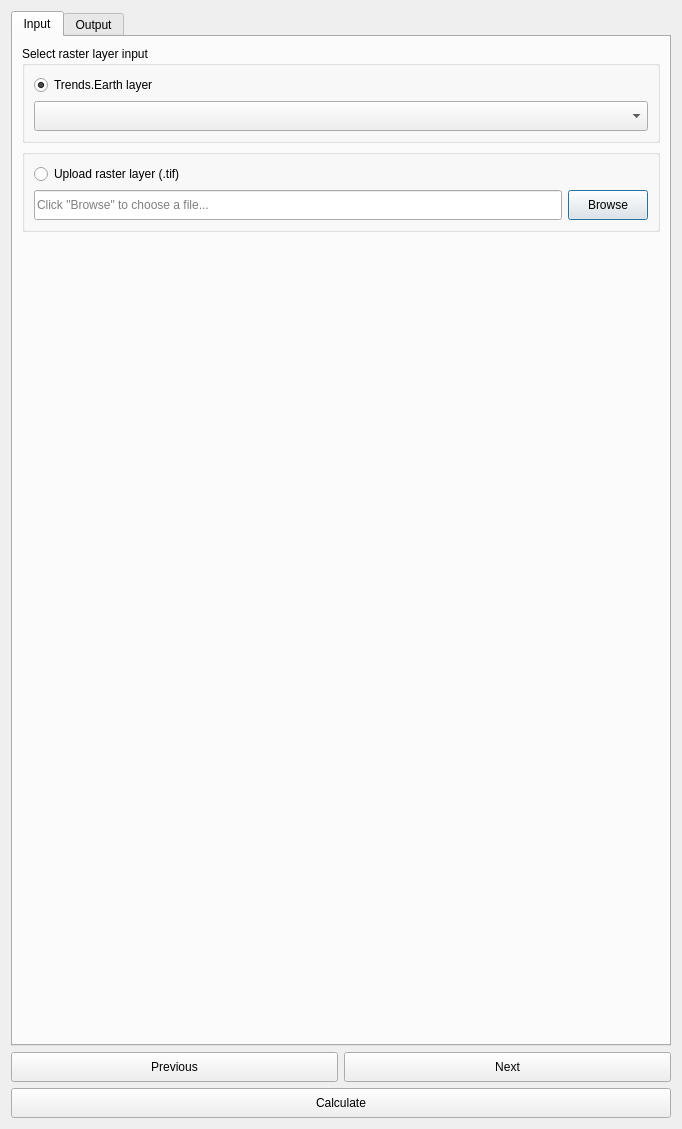
<?xml version="1.0" encoding="UTF-8"?>
<ui version="4.0">
 <class>DlgCalculateLDNSummaryTablePolygons</class>
 <widget class="QDialog" name="DlgCalculateLDNSummaryTablePolygons">
  <property name="geometry">
   <rect>
    <x>0</x>
    <y>0</y>
    <width>682</width>
    <height>1129</height>
   </rect>
  </property>
  <property name="sizePolicy">
   <sizepolicy hsizetype="Fixed" vsizetype="Fixed">
    <horstretch>0</horstretch>
    <verstretch>0</verstretch>
   </sizepolicy>
  </property>
  <property name="windowTitle">
   <string>Calculate SDG 15.3.1 Indicator</string>
  </property>
  <layout class="QVBoxLayout" name="verticalLayout">
   <item>
    <widget class="QTabWidget" name="TabBox">
     <property name="sizePolicy">
      <sizepolicy hsizetype="Minimum" vsizetype="Expanding">
       <horstretch>0</horstretch>
       <verstretch>0</verstretch>
      </sizepolicy>
     </property>
     <property name="tabShape">
      <enum>QTabWidget::Rounded</enum>
     </property>
     <property name="currentIndex">
      <number>0</number>
     </property>
     <widget class="QWidget" name="InputTab">
      <attribute name="title">
       <string>Input</string>
      </attribute>
      <layout class="QVBoxLayout" name="verticalLayout_2">
       <item>
        <widget class="QGroupBox" name="groupBox">
         <property name="sizePolicy">
          <sizepolicy hsizetype="Preferred" vsizetype="Minimum">
           <horstretch>0</horstretch>
           <verstretch>0</verstretch>
          </sizepolicy>
         </property>
         <property name="maximumSize">
          <size>
           <width>16777215</width>
           <height>16777215</height>
          </size>
         </property>
         <property name="font">
          <font>
           <weight>50</weight>
           <bold>false</bold>
          </font>
         </property>
         <property name="title">
          <string>Select raster layer input</string>
         </property>
         <layout class="QGridLayout" name="gridLayout">
          <item row="2" column="0">
           <widget class="QRadioButton" name="mode_te_prod">
            <property name="text">
             <string>Trends.Earth layer</string>
            </property>
            <property name="checked">
             <bool>true</bool>
            </property>
           </widget>
          </item>
          <item row="3" column="0">
           <widget class="QComboBox" name="combo_layer_traj">
            <property name="enabled">
             <bool>true</bool>
            </property>
            <property name="sizePolicy">
             <sizepolicy hsizetype="Expanding" vsizetype="Minimum">
              <horstretch>0</horstretch>
              <verstretch>0</verstretch>
             </sizepolicy>
            </property>
            <property name="minimumSize">
             <size>
              <width>0</width>
              <height>30</height>
             </size>
            </property>
           </widget>
          </item>
         </layout>
        </widget>
       </item>
       <item>
        <widget class="QGroupBox" name="groupBox_2">
         <property name="sizePolicy">
          <sizepolicy hsizetype="Preferred" vsizetype="Minimum">
           <horstretch>0</horstretch>
           <verstretch>0</verstretch>
          </sizepolicy>
         </property>
         <property name="title">
          <string/>
         </property>
         <layout class="QGridLayout" name="gridLayout_2">
          <item row="1" column="0">
           <widget class="QLineEdit" name="lineEdit_output_file">
            <property name="enabled">
             <bool>true</bool>
            </property>
            <property name="sizePolicy">
             <sizepolicy hsizetype="Expanding" vsizetype="Minimum">
              <horstretch>0</horstretch>
              <verstretch>0</verstretch>
             </sizepolicy>
            </property>
            <property name="minimumSize">
             <size>
              <width>0</width>
              <height>30</height>
             </size>
            </property>
            <property name="readOnly">
             <bool>true</bool>
            </property>
            <property name="placeholderText">
             <string>Click &quot;Browse&quot; to choose a file...</string>
            </property>
           </widget>
          </item>
          <item row="1" column="1">
           <widget class="QPushButton" name="btn_output_file_browse">
            <property name="enabled">
             <bool>true</bool>
            </property>
            <property name="sizePolicy">
             <sizepolicy hsizetype="Minimum" vsizetype="Minimum">
              <horstretch>0</horstretch>
              <verstretch>0</verstretch>
             </sizepolicy>
            </property>
            <property name="minimumSize">
             <size>
              <width>0</width>
              <height>30</height>
             </size>
            </property>
            <property name="maximumSize">
             <size>
              <width>120</width>
              <height>16777215</height>
             </size>
            </property>
            <property name="text">
             <string>Browse</string>
            </property>
           </widget>
          </item>
          <item row="0" column="0">
           <widget class="QRadioButton" name="mode_lpd_jrc_2">
            <property name="enabled">
             <bool>true</bool>
            </property>
            <property name="text">
             <string>Upload raster layer (.tif)</string>
            </property>
            <property name="checked">
             <bool>false</bool>
            </property>
           </widget>
          </item>
         </layout>
        </widget>
       </item>
       <item>
        <spacer name="verticalSpacer">
         <property name="orientation">
          <enum>Qt::Vertical</enum>
         </property>
         <property name="sizeHint" stdset="0">
          <size>
           <width>20</width>
           <height>40</height>
          </size>
         </property>
        </spacer>
       </item>
      </layout>
     </widget>
     <widget class="QWidget" name="OutputTab">
      <attribute name="title">
       <string>Output</string>
      </attribute>
      <layout class="QVBoxLayout" name="verticalLayout_3">
       <item>
        <widget class="QGroupBox" name="groupBox_6">
         <property name="title">
          <string>Output file for indicator layer</string>
         </property>
         <layout class="QHBoxLayout" name="horizontalLayout">
          <item>
           <widget class="QLineEdit" name="output_file_layer">
            <property name="sizePolicy">
             <sizepolicy hsizetype="Expanding" vsizetype="Minimum">
              <horstretch>0</horstretch>
              <verstretch>0</verstretch>
             </sizepolicy>
            </property>
            <property name="minimumSize">
             <size>
              <width>0</width>
              <height>35</height>
             </size>
            </property>
            <property name="readOnly">
             <bool>true</bool>
            </property>
            <property name="placeholderText">
             <string>Click &quot;Browse&quot; to choose a file...</string>
            </property>
           </widget>
          </item>
          <item>
           <widget class="QPushButton" name="browse_output_file_layer">
            <property name="sizePolicy">
             <sizepolicy hsizetype="Minimum" vsizetype="Minimum">
              <horstretch>0</horstretch>
              <verstretch>0</verstretch>
             </sizepolicy>
            </property>
            <property name="minimumSize">
             <size>
              <width>0</width>
              <height>35</height>
             </size>
            </property>
            <property name="text">
             <string>Browse</string>
            </property>
           </widget>
          </item>
         </layout>
        </widget>
       </item>
       <item>
        <widget class="QGroupBox" name="groupBox_7">
         <property name="title">
          <string>Output file for summary table</string>
         </property>
         <layout class="QHBoxLayout" name="horizontalLayout_2">
          <item>
           <widget class="QLineEdit" name="output_file_table">
            <property name="sizePolicy">
             <sizepolicy hsizetype="Expanding" vsizetype="Minimum">
              <horstretch>0</horstretch>
              <verstretch>0</verstretch>
             </sizepolicy>
            </property>
            <property name="minimumSize">
             <size>
              <width>0</width>
              <height>35</height>
             </size>
            </property>
            <property name="readOnly">
             <bool>true</bool>
            </property>
            <property name="placeholderText">
             <string>Click &quot;Browse&quot; to choose a file...</string>
            </property>
           </widget>
          </item>
          <item>
           <widget class="QPushButton" name="browse_output_file_table">
            <property name="sizePolicy">
             <sizepolicy hsizetype="Minimum" vsizetype="Minimum">
              <horstretch>0</horstretch>
              <verstretch>0</verstretch>
             </sizepolicy>
            </property>
            <property name="minimumSize">
             <size>
              <width>0</width>
              <height>35</height>
             </size>
            </property>
            <property name="text">
             <string>Browse</string>
            </property>
           </widget>
          </item>
         </layout>
        </widget>
       </item>
       <item>
        <spacer name="verticalSpacer_2">
         <property name="orientation">
          <enum>Qt::Vertical</enum>
         </property>
         <property name="sizeHint" stdset="0">
          <size>
           <width>20</width>
           <height>0</height>
          </size>
         </property>
        </spacer>
       </item>
      </layout>
     </widget>
    </widget>
   </item>
   <item>
    <layout class="QGridLayout" name="gridLayout_3">
     <item row="0" column="1">
      <widget class="QPushButton" name="button_next">
       <property name="sizePolicy">
        <sizepolicy hsizetype="Minimum" vsizetype="Minimum">
         <horstretch>0</horstretch>
         <verstretch>0</verstretch>
        </sizepolicy>
       </property>
       <property name="minimumSize">
        <size>
         <width>0</width>
         <height>30</height>
        </size>
       </property>
       <property name="text">
        <string>Next</string>
       </property>
      </widget>
     </item>
     <item row="1" column="0" colspan="2">
      <widget class="QPushButton" name="button_calculate">
       <property name="sizePolicy">
        <sizepolicy hsizetype="Minimum" vsizetype="Minimum">
         <horstretch>0</horstretch>
         <verstretch>0</verstretch>
        </sizepolicy>
       </property>
       <property name="minimumSize">
        <size>
         <width>0</width>
         <height>30</height>
        </size>
       </property>
       <property name="text">
        <string>Calculate</string>
       </property>
      </widget>
     </item>
     <item row="0" column="0">
      <widget class="QPushButton" name="button_prev">
       <property name="sizePolicy">
        <sizepolicy hsizetype="Minimum" vsizetype="Minimum">
         <horstretch>0</horstretch>
         <verstretch>0</verstretch>
        </sizepolicy>
       </property>
       <property name="minimumSize">
        <size>
         <width>0</width>
         <height>30</height>
        </size>
       </property>
       <property name="text">
        <string>Previous</string>
       </property>
      </widget>
     </item>
    </layout>
   </item>
  </layout>
 </widget>
 <tabstops>
  <tabstop>TabBox</tabstop>
  <tabstop>mode_te_prod</tabstop>
  <tabstop>button_prev</tabstop>
  <tabstop>button_next</tabstop>
  <tabstop>button_calculate</tabstop>
  <tabstop>combo_layer_traj</tabstop>
  <tabstop>browse_output_file_layer</tabstop>
  <tabstop>browse_output_file_table</tabstop>
  <tabstop>output_file_layer</tabstop>
  <tabstop>output_file_table</tabstop>
 </tabstops>
 <resources/>
 <connections/>
</ui>
